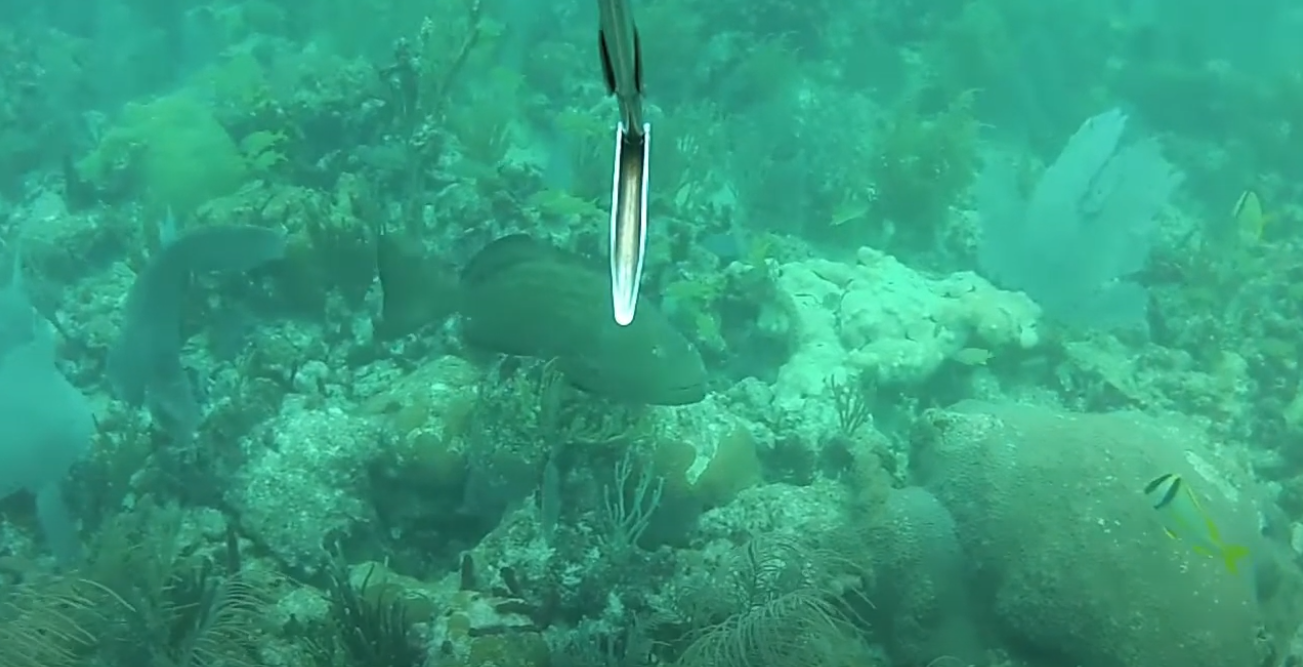
#> input picture input.png, 1303 x 667 px, found by its file name
$ python main.py   (older library calls are emulated)
#> lines starting #> are read from the running program, lines starting #| are printed output that depends on the picture
import numpy as np
import cv2
from matplotlib import pyplot as plt
from scipy.ndimage.filters import median_filter
import time
import timeit
path = 'C:\\opencv\\opencvImgEnh\\Underwater-Image-Enhancement-\\input.png'

def grayWorldAlgorithm(img):

    b, g, r = cv2.split(img)
    m, n, t = img.shape
    sum_ = np.zeros(b.shape).astype(float)
    sum_ = (b.astype(float) + g.astype(float) + r.astype(float))  # Add each pixel rgb
    hists, bins = np.histogram(sum_.flatten(), 766, [0, 766])  # Array indexed by brightness
    Y = 765
    num, key = 0, 0
    ratio = 10
    while Y >= 0:  # Select threshold according to ratio
        num += hists[Y]
        if num > m * n * ratio / 100:
            key = Y
            break
        Y = Y - 1

    sum_b, sum_g, sum_r = 0, 0, 0
    time = 0
    maxvalue = np.max(img)

    # All pixels larger than the threshold are averaged
    a = np.where(sum_ >= key, b, 0 )
    h = np.where(sum_ >= key, g, 0 )
    f = np.where(sum_ >= key, r, 0 )
    sum_b = a.sum()
    sum_g = h.sum()
    sum_r = f.sum()

    time = cv2.countNonZero(a)

    avg_b = sum_b / time
    avg_g = sum_g / time
    avg_r = sum_r / time

    #Quantify each pixel
    b = img[:,:,0].astype(float) * maxvalue / int(avg_b)
    g = img[:,:,1].astype(float) * maxvalue / int(avg_g)
    r = img[:,:,2].astype(float) * maxvalue / int(avg_r)
    intb = b.astype(int)
    intg = g.astype(int)
    intr = r.astype(int)
    b[b>255] = 255
    g[g>255] = 255
    r[r>255] = 255

    img[:,:,0] = b
    img[:,:,1] = g
    img[:,:,2] = r

    return img

def unsharp(image, sigma, strength):
    # Median filtering
    image_mf = median_filter(image, sigma)
    # Calculate the Laplacian
    lap = cv2.Laplacian(image_mf,cv2.CV_64F)
    # Calculate the sharpened image
    sharp = image-strength*lap
    # Saturate the pixels in either direction
    sharp[sharp>255] = 255
    sharp[sharp<0] = 0

    return sharp

def adjust_gamma(image, gamma=0.7):
	# build a lookup table mapping the pixel values [0, 255] to
	# their adjusted gamma values
	invGamma = 1.0 / gamma
	table = np.array([((i / 255.0) ** invGamma) * 255
		for i in np.arange(0, 256)]).astype("uint8")
	# apply gamma correction using the lookup table
	return cv2.LUT(image, table)

def adjust_gamma_sharp(img):
    adjusted = adjust_gamma(img)
    sharp = np.zeros_like(adjusted)
    for i in range(3):
        sharp[:,:,i] = unsharp(adjusted[:,:,i], 5, 0.8)
    return sharp

if __name__ == '__main__':
    start_time = time.time()
    #Get input and save original image
    img = cv2.imread(path)
#> img is the input picture: shape (667, 1303, 3); mean B, G, R 126.1, 156.3, 54.3
    orig = np.array(img.shape)
#> orig = [667, 1303, 3]
    orig = np.copy(img)
    start_time = time.time()
    #Apply Grayworld Algorithm
    gray = grayWorldAlgorithm(img)
#> in grayWorldAlgorithm, `sum_ = (b.astype(float) + g.astype(float) + r.astype(float))`:
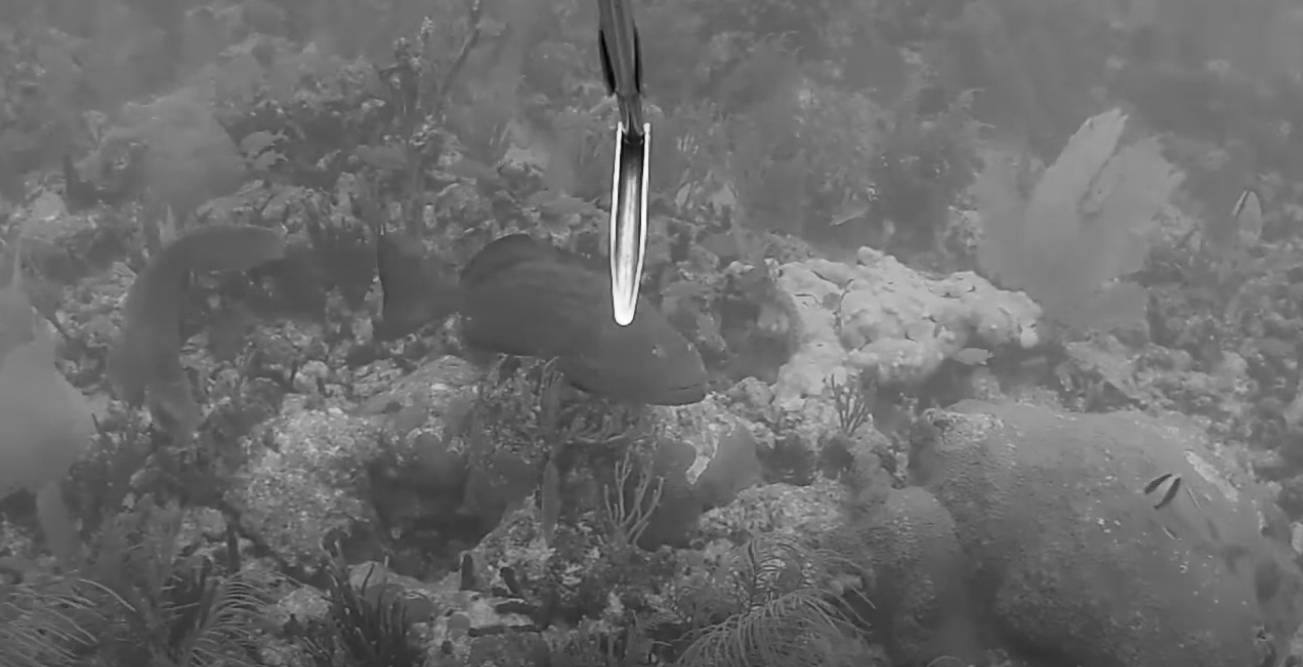
#> sum_: shape (667, 1303) float64; min 17, max 765, mean 336.7; drawn with min black and max white
#> in grayWorldAlgorithm, `hists, bins = np.histogram(sum_.flatten(), 766, [0, 766])`: hists = 766 values, max 7479 at index 346, min 0 at index 0, mean 1134.6; bins = 767 values from 0 to 766
#> the loop in grayWorldAlgorithm, `while Y >= 0:` made 346 passes
#> num on passes 1 to 3: 1, 1, 4
#> after the loop in grayWorldAlgorithm, `while Y >= 0:`: Y = 420; num = 87748
#> in grayWorldAlgorithm, `maxvalue = np.max(img)`: maxvalue = 255
#> in grayWorldAlgorithm, `f = np.where(sum_ >= key, r, 0 )`:
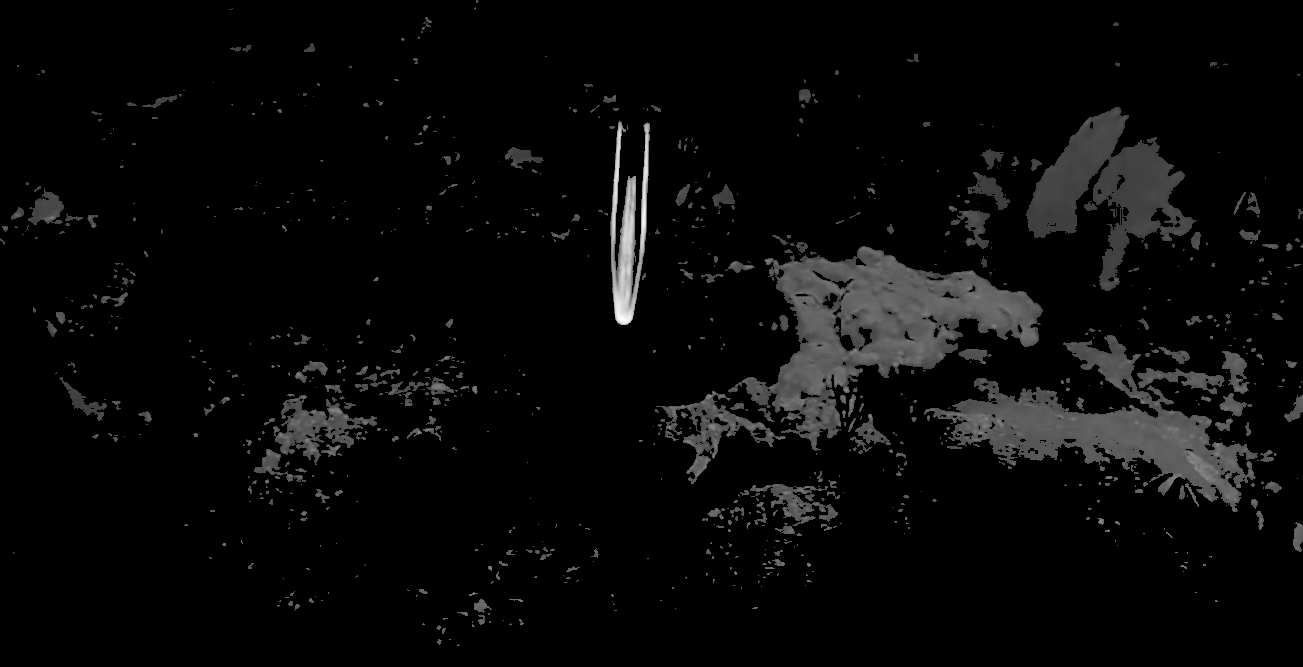
#> f: shape (667, 1303); min 0, max 255, mean 9.1
#> in grayWorldAlgorithm, `sum_b = a.sum()`: sum_b = 14960518
#> in grayWorldAlgorithm, `sum_g = h.sum()`: sum_g = 18497300
#> in grayWorldAlgorithm, `sum_r = f.sum()`: sum_r = 7887451
#> in grayWorldAlgorithm, `time = cv2.countNonZero(a)`: time = 87748
#> in grayWorldAlgorithm, `avg_b = sum_b / time`: avg_b = 170.5
#> in grayWorldAlgorithm, `avg_g = sum_g / time`: avg_g = 210.8
#> in grayWorldAlgorithm, `avg_r = sum_r / time`: avg_r = 89.89
#> in grayWorldAlgorithm, `b[b>255] = 255`: b: shape (667, 1303) float64; min 6, max 255, mean 188.1
#> in grayWorldAlgorithm, `g[g>255] = 255`:
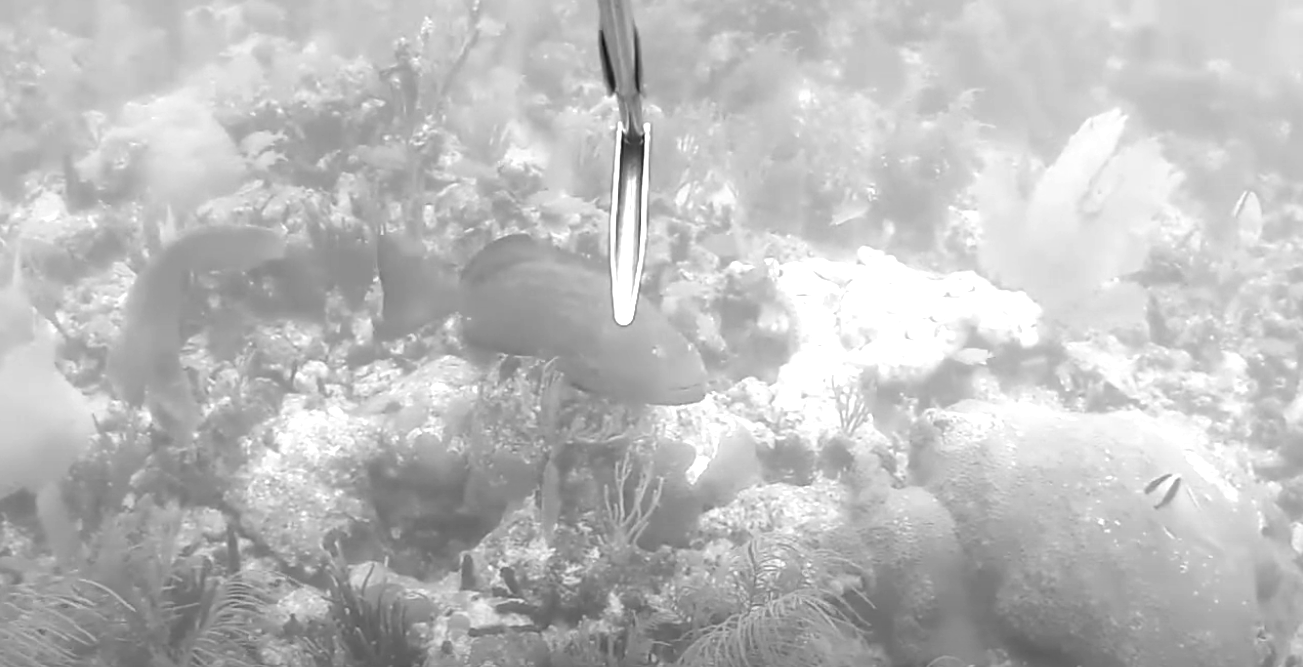
#> g: shape (667, 1303) float64; min 15.79, max 255, mean 188.9
#> in grayWorldAlgorithm, `r[r>255] = 255`:
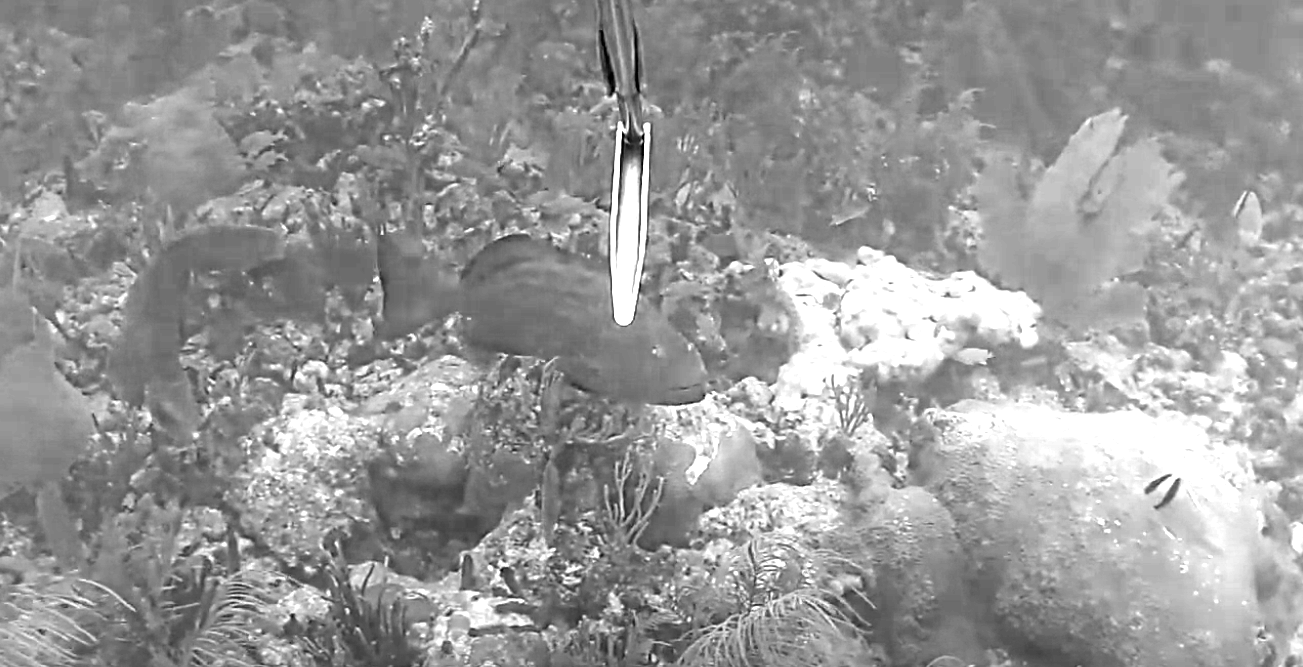
#> r: shape (667, 1303) float64; min 0, max 255, mean 153.3
    #Apply gamma correction and sharpenning
    sharp = adjust_gamma_sharp(gray)
    #Apply CLAHE on L axis
    LAB = cv2.cvtColor(sharp, cv2.COLOR_BGR2LAB)
#> LAB: shape (667, 1303, 3); mean of channels 0, 1, 2 166.4, 114.8, 124.2
    (L, A, B) = cv2.split(LAB)
    clahe = cv2.createCLAHE(clipLimit=2.0, tileGridSize=(8, 8))
    equalized = clahe.apply(L)
    merged = cv2.merge((equalized, A, B))
#> merged: shape (667, 1303, 3); mean of channels 0, 1, 2 142.8, 114.8, 124.2
    final = cv2.cvtColor(merged, cv2.COLOR_LAB2BGR)
    outputImg = np.concatenate((orig, final), axis=1)
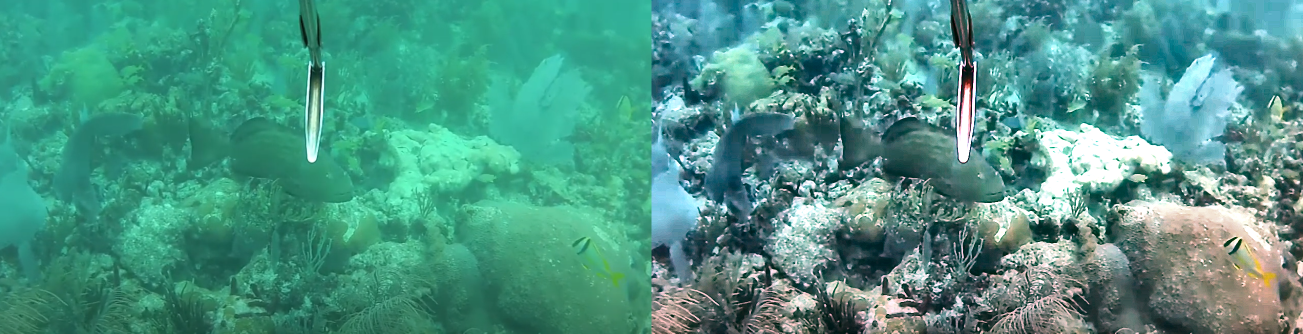
#> outputImg: shape (667, 2606, 3) (shown at 1/2 size); mean B, G, R 134.2, 149.6, 77.1
    # cv2.imwrite('PATH TO SAVE IMAGE', outputImg)
    cv2.namedWindow("OUTPUT", 0)
    cv2.resizeWindow("OUTPUT", 1000, 500)
    cv2.imshow("OUTPUT", outputImg)
    cv2.waitKey(0)
    # Uncomment to calculate execution time
    # end_time = time.time()
    # print(f'Execution time:{end_time-start_time}')
